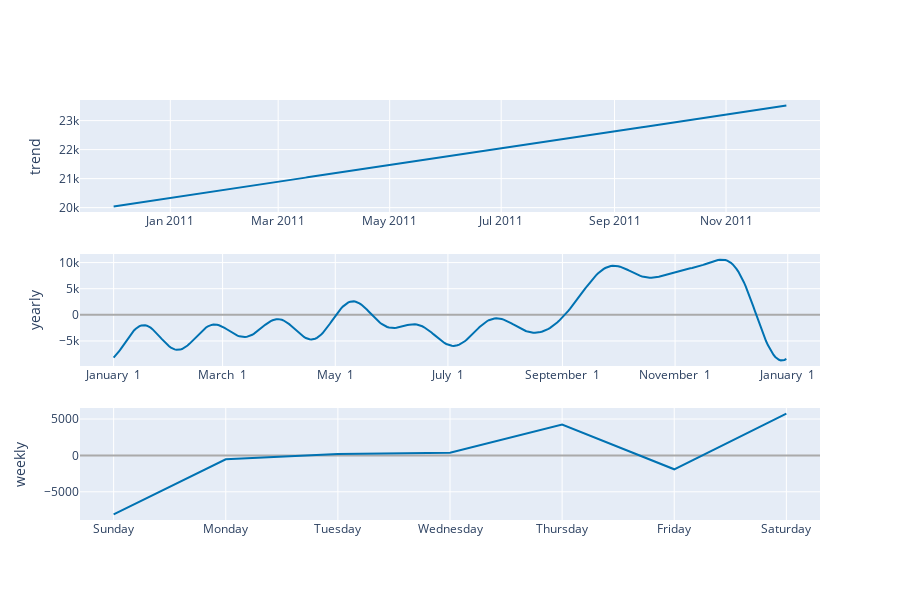

This figure's notebook cell:
### Code cell
plot_components_plotly(model, forecast)

### Figure 1 — Plotly figure (JSON) as saved in the notebook; plotly's stock layout.template omitted (floating-point values rounded to 4 significant figures; data arrays with more than 128 entries replaced by an {"elided": "..."} marker saying what was removed)
{"data": [{"line": {"color": "#0072B2", "width": 2}, "mode": "lines", "name": "trend", "type": "scatter", "x": {"elided": "305 str values"}, "xaxis": "x", "y": {"elided": "305 float values"}, "yaxis": "y"}, {"line": {"color": "rgba(0, 114, 178, 0.2)", "width": 0}, "mode": "lines", "name": "trend_upper", "type": "scatter", "x": {"elided": "305 str values"}, "xaxis": "x", "y": {"elided": "305 float values"}, "yaxis": "y"}, {"fill": "tonexty", "fillcolor": "rgba(0, 114, 178, 0.2)", "line": {"color": "rgba(0, 114, 178, 0.2)", "width": 0}, "mode": "lines", "name": "trend_lower", "type": "scatter", "x": {"elided": "305 str values"}, "xaxis": "x", "y": {"elided": "305 float values"}, "yaxis": "y"}, {"line": {"color": "#0072B2", "width": 2}, "mode": "lines", "name": "yearly", "type": "scatter", "x": {"elided": "365 str values"}, "xaxis": "x2", "y": {"elided": "365 float values"}, "yaxis": "y2"}, {"line": {"color": "#0072B2", "width": 2}, "mode": "lines", "name": "weekly", "type": "scatter", "x": ["2017-01-01T00:00:00", "2017-01-02T00:00:00", "2017-01-03T00:00:00", "2017-01-04T00:00:00", "2017-01-05T00:00:00", "2017-01-06T00:00:00", "2017-01-07T00:00:00"], "xaxis": "x3", "y": [-8105.0, -537.6, 194.1, 358.7, 4251.0, -1907.0, 5745.0], "yaxis": "y3"}], "layout": {"height": 600, "showlegend": false, "width": 900, "xaxis": {"anchor": "y", "domain": [0, 1], "range": ["2010-11-12T14:24:00", "2011-12-22T09:36:00"], "type": "date"}, "xaxis2": {"anchor": "y2", "domain": [0, 1], "range": ["2016-12-13T18:54:02.958904115", "2018-01-18T11:04:57.863013581"], "tickformat": "%B %e", "type": "date"}, "xaxis3": {"anchor": "y3", "domain": [0, 1], "range": ["2016-12-31T16:48:00", "2017-01-07T07:12:00"], "tickformat": "%A", "type": "date"}, "yaxis": {"anchor": "x", "domain": [0.7333, 1], "rangemode": "normal", "title": {"text": "trend"}, "zerolinecolor": "#AAA"}, "yaxis2": {"anchor": "x2", "domain": [0.3667, 0.6333], "title": {"text": "yearly"}, "zerolinecolor": "#AAA"}, "yaxis3": {"anchor": "x3", "domain": [0, 0.2667], "title": {"text": "weekly"}, "zerolinecolor": "#AAA"}}}
